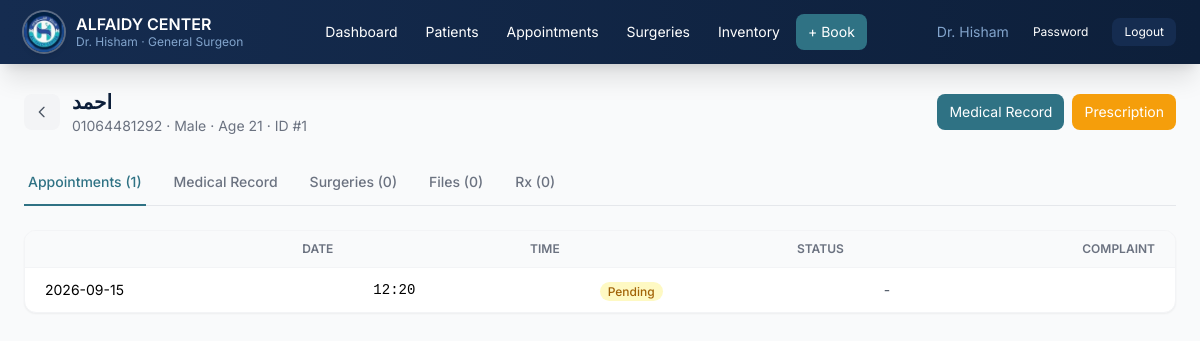
The page /doctor/patient/1 (signed in) on the database its author committed.
### app/models/__init__.py (models this page shows, shortened)
class User(UserMixin, db.Model):
    __tablename__ = 'users'
    id = db.Column(db.Integer, primary_key=True)
    username = db.Column(db.String(80), unique=True, nullable=False)
    password_hash = db.Column(db.String(256), nullable=False)
    full_name = db.Column(db.String(150), nullable=False)
    role = db.Column(db.String(20), nullable=False)  # 'doctor' or 'assistant'
    active = db.Column(db.Boolean, default=True)
    created_at = db.Column(db.DateTime, default=datetime.utcnow)
    appointments_created = db.relationship('Appointment', backref='created_by_user', lazy='dynamic')

class Patient(db.Model):
    __tablename__ = 'patients'
    id = db.Column(db.Integer, primary_key=True)
    full_name = db.Column(db.String(150), nullable=False, index=True)
    phone = db.Column(db.String(20), nullable=False, index=True)
    age = db.Column(db.Integer, nullable=True)
    gender = db.Column(db.String(10), nullable=True)  # ذكر / أنثى
    created_at = db.Column(db.DateTime, default=datetime.utcnow)
    is_deleted = db.Column(db.Boolean, default=False)
    appointments = db.relationship('Appointment', backref='patient', lazy='dynamic',
                                    primaryjoin='and_(Patient.id == Appointment.patient_id, Appointment.is_deleted == False)')
    medical_records = db.relationship('MedicalRecord', backref='patient', lazy='dynamic')
    surgeries = db.relationship('Surgery', backref='patient', lazy='dynamic',
                                 primaryjoin='and_(Patient.id == Surgery.patient_id, Surgery.is_deleted == False)')
    files = db.relationship('PatientFile', backref='patient', lazy='dynamic',
                             primaryjoin='and_(Patient.id == PatientFile.patient_id, PatientFile.is_deleted == False)')
    prescriptions = db.relationship('Prescription', backref='patient', lazy='dynamic')
    @property
    def display_gender(self):
        return 'Male' if self.gender == 'ذكر' else ('Female' if self.gender == 'أنثى' else 'N/A')

class Appointment(db.Model):
    __tablename__ = 'appointments'
    id = db.Column(db.Integer, primary_key=True)
    patient_id = db.Column(db.Integer, db.ForeignKey('patients.id'), nullable=False, index=True)
    appointment_date = db.Column(db.Date, nullable=False, index=True)
    time_slot = db.Column(db.String(5), nullable=True)  # 'HH:MM' format; null while on the waitlist
    branch = db.Column(db.String(20), nullable=False, default='fayoum', index=True)  # 'fayoum' or 'abshway'
    is_waitlisted = db.Column(db.Boolean, default=False, index=True)
    status = db.Column(db.String(20), nullable=False, default='pending')
    notes = db.Column(db.Text, nullable=True)
    complaint = db.Column(db.Text, nullable=True)  # Patient's initial complaint
    created_by = db.Column(db.Integer, db.ForeignKey('users.id'), nullable=True)
    created_at = db.Column(db.DateTime, default=datetime.utcnow)
    updated_at = db.Column(db.DateTime, default=datetime.utcnow, onupdate=datetime.utcnow)
    is_deleted = db.Column(db.Boolean, default=False)

### app/routes/doctor.py (the view)
@doctor_bp.route('/patient/<int:patient_id>')
@doctor_required
def patient_detail(patient_id):
    patient = Patient.query.get_or_404(patient_id)
    appointments = Appointment.query.filter(
        Appointment.patient_id == patient_id,
        Appointment.is_deleted == False
    ).order_by(Appointment.appointment_date.desc()).all()
    medical_record = MedicalRecord.query.filter_by(patient_id=patient_id).order_by(
        MedicalRecord.updated_at.desc()).first()
    surgeries = Surgery.query.filter(
        Surgery.patient_id == patient_id,
        Surgery.is_deleted == False
    ).order_by(Surgery.planned_date.desc()).all()
    files = PatientFile.query.filter(
        PatientFile.patient_id == patient_id,
        PatientFile.is_deleted == False
    ).order_by(PatientFile.uploaded_at.desc()).all()
    prescriptions = Prescription.query.filter_by(patient_id=patient_id).order_by(
        Prescription.created_at.desc()).all()
    return render_template('doctor/patient_detail.html',
                           patient=patient,
                           appointments=appointments,
                           medical_record=medical_record,
                           surgeries=surgeries,
                           files=files,
                           prescriptions=prescriptions)

### app/routes/doctor.py (called while the page is built)
def doctor_required(f):
    @wraps(f)
    @login_required
    def decorated(*args, **kwargs):
        if current_user.role != 'doctor':
            flash('Access denied. Doctor only.', 'danger')
            return redirect(url_for('auth.login'))
        return f(*args, **kwargs)
    return decorated

### app/templates/doctor/patient_detail.html (shortened to what this page needs)
{% extends "base_en.html" %}
{% block content %}
<div class="flex flex-col sm:flex-row sm:items-center justify-between gap-4 mb-6">
    <div class="flex items-center gap-3">
        <a href="{{ url_for('doctor.patients') }}" class="w-9 h-9 bg-gray-100 rounded-lg flex items-center justify-center hover:bg-gray-200 transition">
            <svg class="w-4 h-4 text-gray-600" fill="none" stroke="currentColor" viewBox="0 0 24 24"><path stroke-linecap="round" stroke-linejoin="round" stroke-width="2" d="M15 19l-7-7 7-7"></path></svg>
        </a>
        <div>
            <h1 class="text-xl font-bold text-navy-900">{{ patient.full_name }}</h1>
            <p class="text-sm text-gray-500">{{ patient.phone }} &middot; {{ patient.display_gender }} &middot; Age {{ patient.age or '?' }} &middot; ID #{{ patient.id }}</p>
        </div>
    </div>
    <div class="flex gap-2">
        <a href="{{ url_for('doctor.medical_record', patient_id=patient.id) }}" class="px-3 py-2 bg-teal-600 text-white rounded-lg text-sm hover:bg-teal-700 transition">Medical Record</a>
        <a href="{{ url_for('doctor.create_prescription', patient_id=patient.id) }}" class="px-3 py-2 bg-amber-500 text-white rounded-lg text-sm hover:bg-amber-600 transition">Prescription</a>
    </div>
</div>
<div class="border-b border-gray-200 mb-6">
    <nav class="flex gap-6 -mb-px" id="tabs">
        <button onclick="showTab('appointments')" class="tab-btn py-3 px-1 text-sm font-medium border-b-2 border-teal-600 text-teal-600" data-tab="appointments">Appointments ({{ appointments|length }})</button>
        <button onclick="showTab('medical')" class="tab-btn py-3 px-1 text-sm font-medium border-b-2 border-transparent text-gray-500 hover:text-gray-700" data-tab="medical">Medical Record</button>
        <button onclick="showTab('surgeries')" class="tab-btn py-3 px-1 text-sm font-medium border-b-2 border-transparent text-gray-500 hover:text-gray-700" data-tab="surgeries">Surgeries ({{ surgeries|length }})</button>
        <button onclick="showTab('files')" class="tab-btn py-3 px-1 text-sm font-medium border-b-2 border-transparent text-gray-500 hover:text-gray-700" data-tab="files">Files ({{ files|length }})</button>
        <button onclick="showTab('prescriptions')" class="tab-btn py-3 px-1 text-sm font-medium border-b-2 border-transparent text-gray-500 hover:text-gray-700" data-tab="prescriptions">Rx ({{ prescriptions|length }})</button>
    </nav>
</div>
<div id="tab-appointments" class="tab-content">
    {% if appointments %}
    <div class="bg-white rounded-xl border border-gray-100 shadow-sm overflow-hidden">
        <table class="w-full">
            <thead class="bg-gray-50 border-b border-gray-100">
                <tr>
                    <th class="text-right px-5 py-2.5 text-xs font-semibold text-gray-500 uppercase">Date</th>
                    <th class="text-right px-5 py-2.5 text-xs font-semibold text-gray-500 uppercase">Time</th>
                    <th class="text-right px-5 py-2.5 text-xs font-semibold text-gray-500 uppercase">Status</th>
                    <th class="text-right px-5 py-2.5 text-xs font-semibold text-gray-500 uppercase">Complaint</th>
                </tr>
            </thead>
            <tbody class="divide-y divide-gray-50">
                {% for a in appointments %}
                <tr class="hover:bg-gray-50">
                    <td class="px-5 py-2.5 text-sm">{{ a.appointment_date.strftime('%Y-%m-%d') }}</td>
                    <td class="px-5 py-2.5 text-sm font-mono">{{ a.time_slot if not a.is_waitlisted else 'Waitlist' }}</td>
                    <td class="px-5 py-2.5">
                        <span class="px-2 py-0.5 rounded-full text-xs font-medium
                            {% if a.status == 'pending' %}bg-yellow-100 text-yellow-700
                            {% elif a.status == 'confirmed' %}bg-blue-100 text-blue-700
                            {% elif a.status == 'completed' %}bg-green-100 text-green-700
                            {% elif a.status == 'cancelled' %}bg-red-100 text-red-700
                            {% else %}bg-gray-100 text-gray-600{% endif %}">{{ a.status|capitalize }}</span>
                    </td>
                    <td class="px-5 py-2.5 text-sm text-gray-600 max-w-xs truncate">{{ a.complaint or '-' }}</td>
                </tr>
                {% endfor %}
            </tbody>
        </table>
    </div>
    {% else %}
    <p class="text-gray-400 text-sm text-center py-8">No appointments recorded.</p>
    {% endif %}
</div>
{% endblock %}

### app/templates/base_en.html (shortened to what this page needs)
<!DOCTYPE html>
<html lang="en" dir="ltr">
<head>
    <script src="https://cdn.tailwindcss.com"></script>
</head>
<body class="bg-gray-50 min-h-screen">
    <nav class="bg-gradient-to-l from-navy-900 to-navy-800 text-white shadow-xl">
        <div class="max-w-7xl mx-auto px-4 sm:px-6">
            <div class="flex items-center justify-between h-16">
                <div class="flex items-center gap-3">
                    <img src="{{ url_for('static', filename='images/logo.png') }}" alt="{{ clinic_name_en }}"
                        class="w-10 h-10 rounded-full ring-2 ring-white/30 shadow-md shrink-0">
                    <div>
                        <h1 class="text-base font-semibold leading-tight">{{ clinic_name_en }}</h1>
                        <p class="text-navy-300 text-xs">{{ doctor_name }} &middot; {{ doctor_title }}</p>
                    </div>
                </div>
                <div class="hidden md:flex items-center gap-1">
                    <a href="{{ url_for('doctor.dashboard') }}" class="px-3 py-2 rounded-lg text-sm hover:bg-navy-800 transition">Dashboard</a>
                    <a href="{{ url_for('doctor.patients') }}" class="px-3 py-2 rounded-lg text-sm hover:bg-navy-800 transition">Patients</a>
                    <a href="{{ url_for('doctor.appointments') }}" class="px-3 py-2 rounded-lg text-sm hover:bg-navy-800 transition">Appointments</a>
                    <a href="{{ url_for('doctor.surgeries') }}" class="px-3 py-2 rounded-lg text-sm hover:bg-navy-800 transition">Surgeries</a>
                    <a href="{{ url_for('doctor.inventory') }}" class="px-3 py-2 rounded-lg text-sm hover:bg-navy-800 transition">Inventory</a>
                    <a href="{{ url_for('doctor.book_appointment_page') }}" class="px-3 py-2 rounded-lg text-sm bg-teal-600 hover:bg-teal-700 transition">+ Book</a>
                </div>
                <div class="flex items-center gap-3">
                    <span class="text-sm text-navy-300 hidden sm:inline">{{ current_user.full_name if current_user else '' }}</span>
                    <a href="{{ url_for('auth.change_password') }}" class="px-3 py-1.5 hover:bg-navy-800 rounded-lg text-xs transition">Password</a>
                    <a href="{{ url_for('auth.logout') }}" class="px-3 py-1.5 bg-navy-800 hover:bg-navy-700 rounded-lg text-xs transition">Logout</a>
                </div>
            </div>
        </div>
    </nav>
    <main class="max-w-7xl mx-auto px-4 sm:px-6 py-6">
        {% block content %}{% endblock %}
    </main>
</body>
</html>

### app/templates/base_en.html (style rules this page uses)
* { font-family: 'Inter', system-ui, sans-serif; }

### rows shown on the page
User: full_name "Dr. Hisham"
Patient: full_name "احمد", phone "01064481292", display_gender "Male", age "21", id "1"
Appointment: appointment_date "2026-09-15", is_waitlisted+time_slot "12:20", status "Pending", complaint "-"

### other values the page prints
{{ clinic_name_en }} "ALFAIDY CENTER"
{{ doctor_title }} "General Surgeon"
{{ appointments|length }} "1"
{{ surgeries|length }} "0"
{{ files|length }} "0"
{{ prescriptions|length }} "0"
